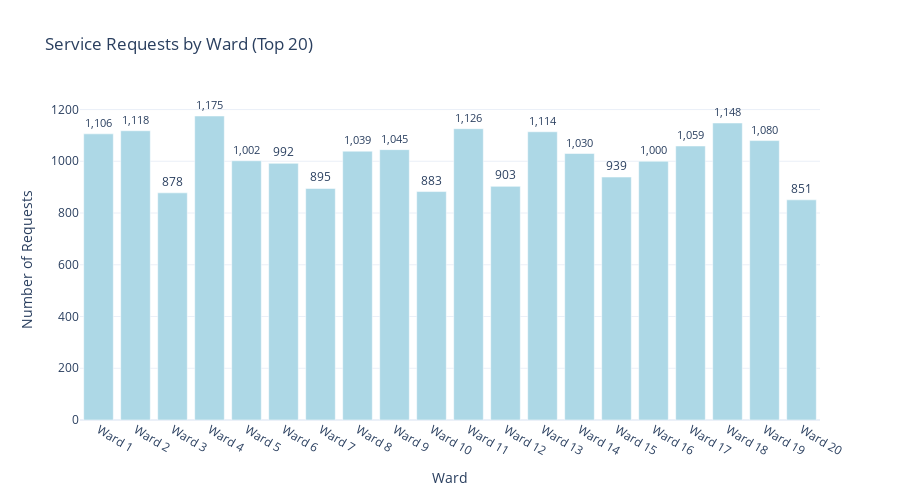
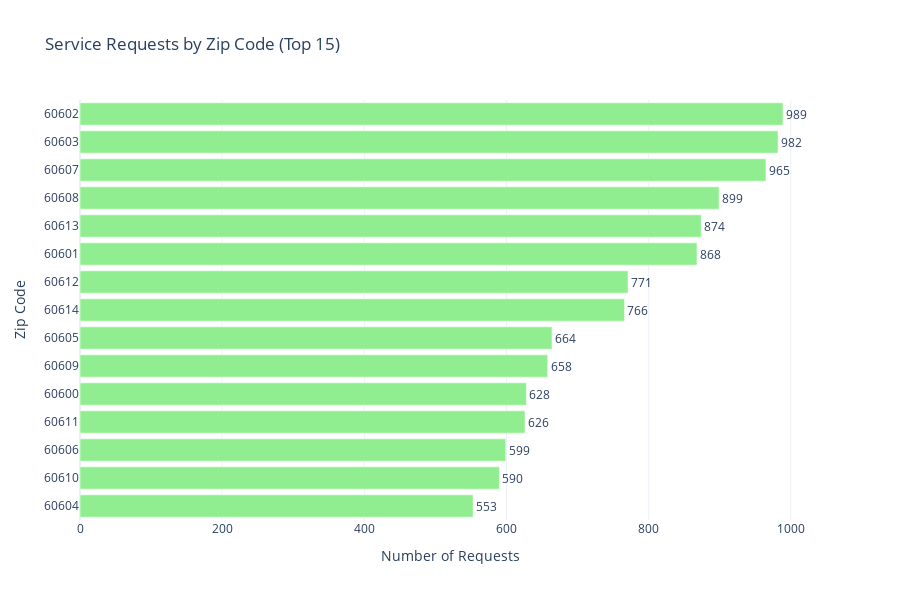

The notebook cell these images were saved under, in order:
### Markdown cell above
## 4. Geographic Analysis and Mapping

### Code cell
# Create geographic analysis
if 'geospatial_patterns' in analysis_results:
    geo_data = analysis_results['geospatial_patterns']
    
    # Ward distribution chart
    if 'ward_distribution' in geo_data:
        ward_data = geo_data['ward_distribution'][:20]  # Top 20 wards
        
        fig_ward = go.Figure(data=[go.Bar(
            x=[f"Ward {item['_id']}" for item in ward_data],
            y=[item['count'] for item in ward_data],
            text=[f"{item['count']:,}" for item in ward_data],
            textposition='outside',
            marker_color='lightblue',
            hovertemplate='<b>Ward %{x}</b><br>Requests: %{y:,}<extra></extra>'
        )])
        
        fig_ward.update_layout(
            title="Service Requests by Ward (Top 20)",
            xaxis_title="Ward",
            yaxis_title="Number of Requests",
            height=500,
            template="plotly_white"
        )
        
        fig_ward.show()
    
    # Zip code distribution
    if 'zip_code_distribution' in geo_data:
        zip_data = geo_data['zip_code_distribution'][:15]  # Top 15 zip codes
        
        fig_zip = go.Figure(data=[go.Bar(
            x=[item['count'] for item in zip_data],
            y=[str(item['_id']) for item in zip_data],
            orientation='h',
            text=[f"{item['count']:,}" for item in zip_data],
            textposition='outside',
            marker_color='lightgreen',
            hovertemplate='<b>Zip: %{y}</b><br>Requests: %{x:,}<extra></extra>'
        )])
        
        fig_zip.update_layout(
            title="Service Requests by Zip Code (Top 15)",
            xaxis_title="Number of Requests",
            yaxis_title="Zip Code",
            height=600,
            template="plotly_white",
            yaxis={'categoryorder': 'total ascending'}
        )
        
        fig_zip.show()
    
    print("✅ Geographic analysis completed")

# Create interactive map
print("\n🗺️ Creating interactive geographic heatmap...")
try:
    heatmap_file = visualizer.create_geographic_heatmap(mongo_handler)
    if heatmap_file:
        print(f"✅ Interactive heatmap created: {heatmap_file}")
        
        # Display in notebook (if running in Jupyter)
        try:
            with open(heatmap_file, 'r') as f:
                map_html = f.read()
            display(HTML(f'<iframe src="{heatmap_file}" width="100%" height="600"></iframe>'))
        except:
            print(f"📍 Map saved to: {heatmap_file}")
            print("   Open this file in a browser to view the interactive map.")
    else:
        print("⚠️ Could not create heatmap - check data availability")
except Exception as e:
    print(f"❌ Error creating geographic heatmap: {e}")

### Figure 1 — Plotly figure (JSON) as saved in the notebook; plotly's stock layout.template omitted (floating-point values rounded to 4 significant figures)
{"data": [{"hovertemplate": "<b>Ward %{x}</b><br>Requests: %{y:,}<extra></extra>", "marker": {"color": "lightblue"}, "text": ["1,106", "1,118", "878", "1,175", "1,002", "992", "895", "1,039", "1,045", "883", "1,126", "903", "1,114", "1,030", "939", "1,000", "1,059", "1,148", "1,080", "851"], "textposition": "outside", "type": "bar", "x": ["Ward 1", "Ward 2", "Ward 3", "Ward 4", "Ward 5", "Ward 6", "Ward 7", "Ward 8", "Ward 9", "Ward 10", "Ward 11", "Ward 12", "Ward 13", "Ward 14", "Ward 15", "Ward 16", "Ward 17", "Ward 18", "Ward 19", "Ward 20"], "y": [1106, 1118, 878, 1175, 1002, 992, 895, 1039, 1045, 883, 1126, 903, 1114, 1030, 939, 1000, 1059, 1148, 1080, 851]}], "layout": {"height": 500, "title": {"text": "Service Requests by Ward (Top 20)"}, "xaxis": {"title": {"text": "Ward"}}, "yaxis": {"title": {"text": "Number of Requests"}}}}

### Figure 2 — Plotly figure (JSON) as saved in the notebook; plotly's stock layout.template omitted (floating-point values rounded to 4 significant figures)
{"data": [{"hovertemplate": "<b>Zip: %{y}</b><br>Requests: %{x:,}<extra></extra>", "marker": {"color": "lightgreen"}, "orientation": "h", "text": ["628", "868", "989", "982", "553", "664", "599", "965", "899", "658", "590", "626", "771", "874", "766"], "textposition": "outside", "type": "bar", "x": [628, 868, 989, 982, 553, 664, 599, 965, 899, 658, 590, 626, 771, 874, 766], "y": ["60600", "60601", "60602", "60603", "60604", "60605", "60606", "60607", "60608", "60609", "60610", "60611", "60612", "60613", "60614"]}], "layout": {"height": 600, "title": {"text": "Service Requests by Zip Code (Top 15)"}, "xaxis": {"title": {"text": "Number of Requests"}}, "yaxis": {"categoryorder": "total ascending", "title": {"text": "Zip Code"}}}}
